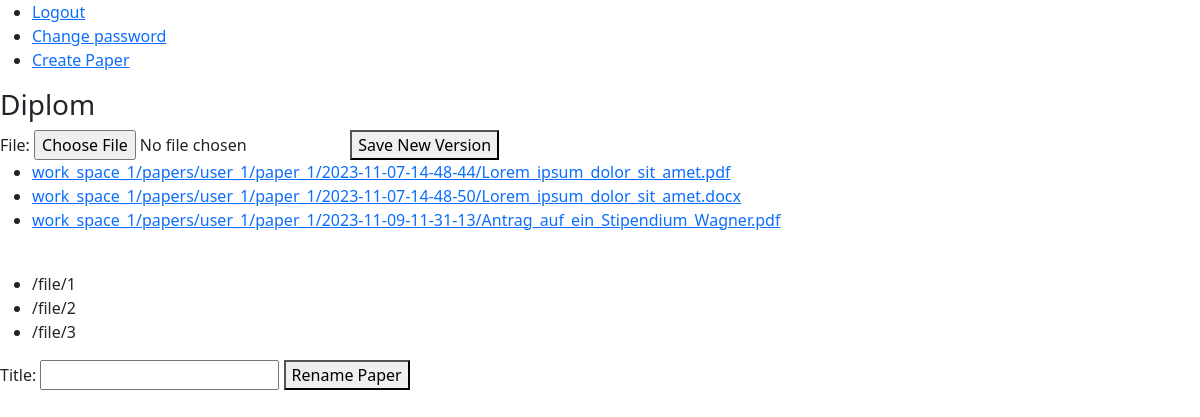
Before: /paper_space/1 (signed in) with the older database file.
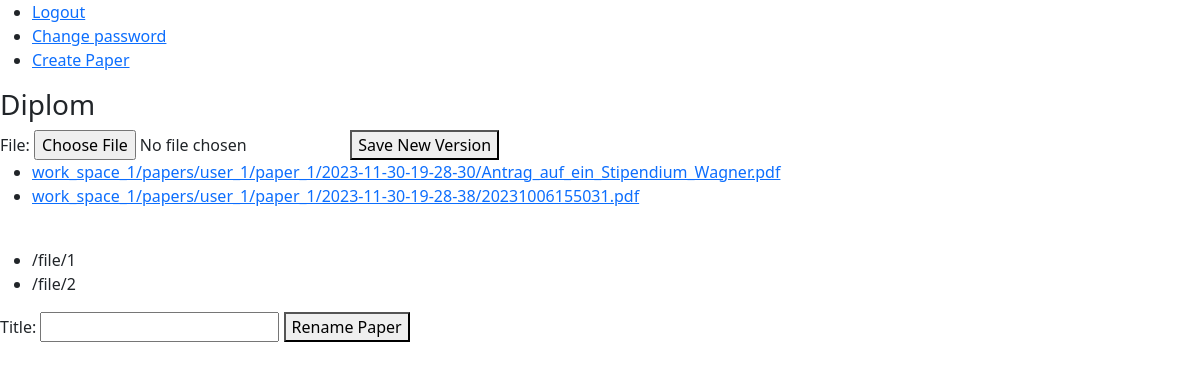
After: the same page with the newer database file.
### file_handling/models.py (models this page shows, shortened)
class PaperVersion(models.Model):
    user = models.ForeignKey(User, on_delete=models.CASCADE)
    paper = models.ForeignKey("paper_work.Paper", on_delete=models.CASCADE, related_name="versions")
    saving_time = models.DateTimeField(auto_now_add=True)
    file = models.FileField(upload_to=saving_path)

### paper_work/views.py (the view)
# urls.py: path("paper_space/<int:paper_id>", views.paper_space, name="paper_space"),
@login_required(redirect_field_name=None)
def paper_space(request, paper_id):
    paper = check_paper(paper_id, request.user)
    paper_versions = PaperVersion.objects.filter(paper=paper).order_by("saving_time")
    links = [reverse("file_handling:display_file", args=(version.pk,)) for version in paper_versions]
    return render(request, "paper_work/paper_space.html", {"form": NewPaperVersionForm(),
                                                           "paper": paper, "paper_versions": paper_versions,
                                                           "links": links, "rename_form": RenamePaperForm()})

### file_handling/forms.py (shortened to what this page needs)
class NewPaperVersionForm(forms.Form):
    file = forms.FileField(widget=forms.FileInput(attrs={"accept": ACCEPTED_UPLOAD_FORMATS}))

### paper_work/forms.py (shortened to what this page needs)
class RenamePaperForm(forms.Form):
    title = forms.CharField(max_length=50)

### utils/verification.py (called while the page is built)
def check_work_space(space_id: int, user: User) -> WorkSpace | Http404 | PermissionDenied:
    try:
        space = WorkSpace.objects.get(pk=space_id)
    except ObjectDoesNotExist:
        raise Http404
    else:
        if space.owner != user and user not in space.guests.all():
            raise PermissionDenied
    return space

def check_paper(paper_id: int, user: User) -> Paper | Http404:
    try:
        paper = Paper.objects.get(pk=paper_id)
    except ObjectDoesNotExist:
        raise Http404
    else:
        check_work_space(paper.work_space.pk, user)
    return paper

### paper_work/templates/paper_work/paper_space.html (shortened to what this page needs)
{% extends "layout.html" %}
{% load static %}
{% block body %}
    <h3>{{ paper.title }}</h3>
    <form enctype="multipart/form-data" action="{% url 'file_handling:upload_file' paper.pk %}" method="post">
        {{ form }}
        <button id="change_password_button" type="submit">Save New Version</button>
    </form>
    <ul>
        {% for version in paper_versions %}
            <li>
                <a href="{% url 'file_handling:display_file' version.pk %}">{{ version.file }}</a>
            </li>
        {% endfor %}
    </ul>
    <br>
    <ul>
        {% for link in links %}
            <li>
                {{ link }}
            </li>
        {% endfor %}
    </ul>
    <form action="{% url 'paper_work:rename_paper' paper.pk %}" method="post">
        {{ rename_form }}
        <button type="submit">Rename Paper</button>
    </form>
{% endblock %}

Changed rows visible on the page:
removed PaperVersion: file "work_space_1/papers/user_1/paper_1/2023-11-07-14-48-44/Lorem_ipsum_dolor_sit_amet.pdf"
removed PaperVersion: file "work_space_1/papers/user_1/paper_1/2023-11-07-14-48-50/Lorem_ipsum_dolor_sit_amet.docx"
no longer on this page (row edited): PaperVersion: file "work_space_1/papers/user_1/paper_1/2023-11-09-11-31-13/Antrag_auf_ein_Stipendium_Wagner.pdf"
added PaperVersion: file "work_space_1/papers/user_1/paper_1/2023-11-30-19-28-30/Antrag_auf_ein_Stipendium_Wagner.pdf"
added PaperVersion: file "work_space_1/papers/user_1/paper_1/2023-11-30-19-28-38/20231006155031.pdf"
Other visible differences:
list line gone: "/file/3"
